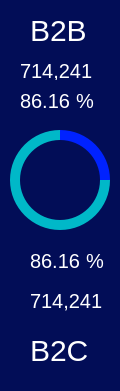
    <widget class="QWidget" name="widget_49" native="true">
     <property name="geometry">
      <rect>
       <x>1780</x>
       <y>570</y>
       <width>120</width>
       <height>391</height>
      </rect>
     </property>
     <property name="styleSheet">
      <string notr="true">background-color: rgb(2, 13, 87);
border-radius:20px;</string>
     </property>
     <widget class="QLabel" name="Advertising_21">
      <property name="geometry">
       <rect>
        <x>30</x>
        <y>10</y>
        <width>71</width>
        <height>41</height>
       </rect>
      </property>
      <property name="styleSheet">
       <string notr="true">color:white;
background-color: rgba(255, 255, 255, 0);
font: 30px;
text-align: center;
</string>
      </property>
      <property name="text">
       <string>B2B</string>
      </property>
      <property name="wordWrap">
       <bool>true</bool>
      </property>
     </widget>
     <widget class="QLabel" name="Advertising_22">
      <property name="geometry">
       <rect>
        <x>20</x>
        <y>50</y>
        <width>91</width>
        <height>41</height>
       </rect>
      </property>
      <property name="styleSheet">
       <string notr="true">color:white;
background-color: rgba(255, 255, 255, 0);
font: 20px;
text-align: center;
</string>
      </property>
      <property name="text">
       <string>714,241</string>
      </property>
      <property name="wordWrap">
       <bool>true</bool>
      </property>
     </widget>
     <widget class="QWidget" name="horizontalLayoutWidget">
      <property name="geometry">
       <rect>
        <x>20</x>
        <y>80</y>
        <width>81</width>
        <height>41</height>
       </rect>
      </property>
      <layout class="QHBoxLayout" name="horizontalLayout_5">
       <item>
        <widget class="QLabel" name="Advertising_23">
         <property name="styleSheet">
          <string notr="true">color:white;
background-color: rgba(255, 255, 255, 0);
font: 20px;
text-align: center;
</string>
         </property>
         <property name="text">
          <string>86.16</string>
         </property>
         <property name="wordWrap">
          <bool>true</bool>
         </property>
        </widget>
       </item>
       <item>
        <widget class="QLabel" name="Advertising_24">
         <property name="styleSheet">
          <string notr="true">color:white;
background-color: rgba(255, 255, 255, 0);
font: 20px;
text-align: center;
</string>
         </property>
         <property name="text">
          <string>%</string>
         </property>
         <property name="wordWrap">
          <bool>true</bool>
         </property>
        </widget>
       </item>
      </layout>
     </widget>
     <widget class="QFrame" name="frame_26">
      <property name="geometry">
       <rect>
        <x>10</x>
        <y>130</y>
        <width>100</width>
        <height>100</height>
       </rect>
      </property>
      <property name="styleSheet">
       <string notr="true">background-color: qconicalgradient(cx:0.5, cy:0.5, angle:90, stop:0.749 rgba(0, 184, 200, 255), stop:0.75 rgba(0, 34, 255, 255));
border-radius:50px;
</string>
      </property>
      <property name="frameShape">
       <enum>QFrame::StyledPanel</enum>
      </property>
      <property name="frameShadow">
       <enum>QFrame::Raised</enum>
      </property>
      <widget class="QWidget" name="widget_50" native="true">
       <property name="geometry">
        <rect>
         <x>10</x>
         <y>10</y>
         <width>80</width>
         <height>80</height>
        </rect>
       </property>
       <property name="styleSheet">
        <string notr="true">background-color: rgb(2, 13, 87);
border-radius:40px;</string>
       </property>
      </widget>
     </widget>
     <widget class="QWidget" name="horizontalLayoutWidget_2">
      <property name="geometry">
       <rect>
        <x>30</x>
        <y>240</y>
        <width>81</width>
        <height>41</height>
       </rect>
      </property>
      <layout class="QHBoxLayout" name="horizontalLayout_6">
       <item>
        <widget class="QLabel" name="Advertising_25">
         <property name="styleSheet">
          <string notr="true">color:white;
background-color: rgba(255, 255, 255, 0);
font: 20px;
text-align: center;
</string>
         </property>
         <property name="text">
          <string>86.16</string>
         </property>
         <property name="wordWrap">
          <bool>true</bool>
         </property>
        </widget>
       </item>
       <item>
        <widget class="QLabel" name="Advertising_26">
         <property name="styleSheet">
          <string notr="true">color:white;
background-color: rgba(255, 255, 255, 0);
font: 20px;
text-align: center;
</string>
         </property>
         <property name="text">
          <string>%</string>
         </property>
         <property name="wordWrap">
          <bool>true</bool>
         </property>
        </widget>
       </item>
      </layout>
     </widget>
     <widget class="QLabel" name="Advertising_27">
      <property name="geometry">
       <rect>
        <x>30</x>
        <y>280</y>
        <width>91</width>
        <height>41</height>
       </rect>
      </property>
      <property name="styleSheet">
       <string notr="true">color:white;
background-color: rgba(255, 255, 255, 0);
font: 20px;
text-align: center;
</string>
      </property>
      <property name="text">
       <string>714,241</string>
      </property>
      <property name="wordWrap">
       <bool>true</bool>
      </property>
     </widget>
     <widget class="QLabel" name="Advertising_28">
      <property name="geometry">
       <rect>
        <x>30</x>
        <y>330</y>
        <width>71</width>
        <height>41</height>
       </rect>
      </property>
      <property name="styleSheet">
       <string notr="true">color:white;
background-color: rgba(255, 255, 255, 0);
font: 30px;
text-align: center;
</string>
      </property>
      <property name="text">
       <string>B2C</string>
      </property>
      <property name="wordWrap">
       <bool>true</bool>
      </property>
     </widget>
    </widget>
